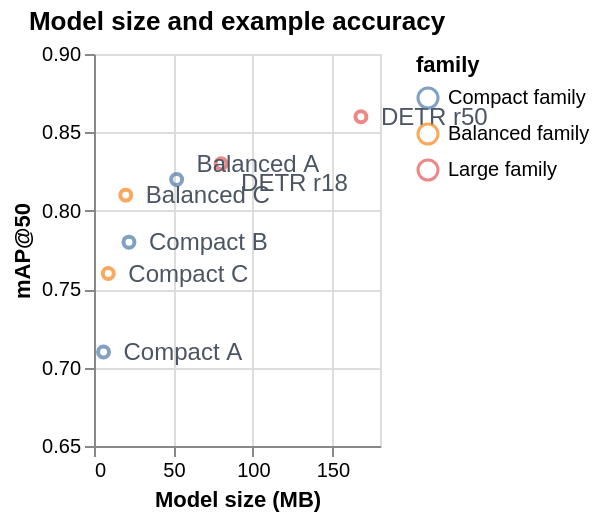

Source (Vega-Lite JSON):
### Vega-Lite specification from a JSON file in a GitHub repository (floating-point values rounded to 4 significant figures)
{"$schema": "https://vega.github.io/schema/vega-lite/v6.json", "width": "container", "height": 260, "data": {"values": [{"model": "Compact A", "family": "Compact family", "size": 6, "map": 0.71, "labelY": 0.71}, {"model": "Compact B", "family": "Compact family", "size": 22, "map": 0.78, "labelY": 0.78}, {"model": "Balanced A", "family": "Compact family", "size": 52, "map": 0.82, "labelY": 0.83}, {"model": "Compact C", "family": "Balanced family", "size": 9, "map": 0.76, "labelY": 0.76}, {"model": "Balanced C", "family": "Balanced family", "size": 20, "map": 0.81, "labelY": 0.81}, {"model": "DETR r18", "family": "Large family", "size": 80, "map": 0.83, "labelY": 0.818}, {"model": "DETR r50", "family": "Large family", "size": 168, "map": 0.86, "labelY": 0.86}]}, "encoding": {"x": {"field": "size", "type": "quantitative", "title": "Model size (MB)", "scale": {"domain": [0, 180], "nice": false}}, "y": {"field": "map", "type": "quantitative", "title": "mAP@50", "scale": {"domain": [0.65, 0.9]}}, "color": {"field": "family", "type": "nominal", "sort": ["Compact family", "Balanced family", "Large family"]}}, "layer": [{"mark": "point"}, {"mark": {"type": "text", "align": "left", "dx": 10, "fontSize": 12}, "encoding": {"y": {"field": "labelY", "type": "quantitative"}, "text": {"field": "model"}, "color": {"value": "#4B5563"}}}], "autosize": {"type": "fit", "contains": "padding", "resize": true}, "title": "Model size and example accuracy", "description": "Synthetic example data for chart design, not AIS measurements or model benchmarks."}
